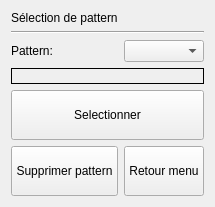
      <widget class="QWidget" name="Menu_selection_pattern">
       <layout class="QGridLayout" name="gridLayout_10">
        <item row="6" column="1">
         <widget class="QPushButton" name="retourMenuSelectionPattern">
          <property name="minimumSize">
           <size>
            <width>0</width>
            <height>50</height>
           </size>
          </property>
          <property name="text">
           <string>Retour menu</string>
          </property>
         </widget>
        </item>
        <item row="0" column="0">
         <widget class="QLabel" name="label_7">
          <property name="maximumSize">
           <size>
            <width>16777215</width>
            <height>16777215</height>
           </size>
          </property>
          <property name="text">
           <string>Sélection de pattern</string>
          </property>
         </widget>
        </item>
        <item row="1" column="0" colspan="2">
         <widget class="Line" name="line_13">
          <property name="orientation">
           <enum>Qt::Horizontal</enum>
          </property>
         </widget>
        </item>
        <item row="2" column="0">
         <widget class="QLabel" name="label_17">
          <property name="text">
           <string>Pattern:</string>
          </property>
         </widget>
        </item>
        <item row="5" column="0" colspan="2">
         <widget class="QPushButton" name="selectionnerPattern">
          <property name="minimumSize">
           <size>
            <width>0</width>
            <height>50</height>
           </size>
          </property>
          <property name="maximumSize">
           <size>
            <width>16777215</width>
            <height>50</height>
           </size>
          </property>
          <property name="text">
           <string>Selectionner</string>
          </property>
         </widget>
        </item>
        <item row="6" column="0">
         <widget class="QPushButton" name="supprimerPattern">
          <property name="minimumSize">
           <size>
            <width>0</width>
            <height>50</height>
           </size>
          </property>
          <property name="text">
           <string>Supprimer pattern</string>
          </property>
         </widget>
        </item>
        <item row="3" column="0" rowspan="2" colspan="2">
         <widget class="QLabel" name="infoPattern">
          <property name="frameShape">
           <enum>QFrame::Box</enum>
          </property>
          <property name="text">
           <string/>
          </property>
         </widget>
        </item>
        <item row="2" column="1">
         <widget class="QComboBox" name="listePattern">
          <property name="editable">
           <bool>false</bool>
          </property>
         </widget>
        </item>
       </layout>
      </widget>
